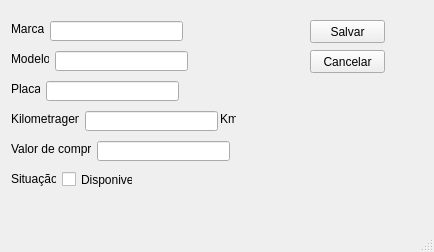
<?xml version="1.0" encoding="UTF-8"?>
<ui version="4.0">
 <class>MainWindowAlterarVeiculo</class>
 <widget class="QMainWindow" name="MainWindowAlterarVeiculo">
  <property name="geometry">
   <rect>
    <x>0</x>
    <y>0</y>
    <width>434</width>
    <height>252</height>
   </rect>
  </property>
  <property name="windowTitle">
   <string>Alterar Veiculo</string>
  </property>
  <widget class="QWidget" name="centralwidget">
   <widget class="QLabel" name="label">
    <property name="geometry">
     <rect>
      <x>11</x>
      <y>21</y>
      <width>33</width>
      <height>16</height>
     </rect>
    </property>
    <property name="text">
     <string>Marca:</string>
    </property>
   </widget>
   <widget class="QLabel" name="label_2">
    <property name="geometry">
     <rect>
      <x>11</x>
      <y>51</y>
      <width>38</width>
      <height>16</height>
     </rect>
    </property>
    <property name="text">
     <string>Modelo:</string>
    </property>
   </widget>
   <widget class="QLabel" name="label_3">
    <property name="geometry">
     <rect>
      <x>11</x>
      <y>81</y>
      <width>29</width>
      <height>16</height>
     </rect>
    </property>
    <property name="text">
     <string>Placa:</string>
    </property>
   </widget>
   <widget class="QLabel" name="label_4">
    <property name="geometry">
     <rect>
      <x>11</x>
      <y>111</y>
      <width>68</width>
      <height>16</height>
     </rect>
    </property>
    <property name="text">
     <string>Kilometragem:</string>
    </property>
   </widget>
   <widget class="QLabel" name="label_5">
    <property name="geometry">
     <rect>
      <x>11</x>
      <y>141</y>
      <width>80</width>
      <height>16</height>
     </rect>
    </property>
    <property name="text">
     <string>Valor de compra:</string>
    </property>
   </widget>
   <widget class="QLabel" name="label_6">
    <property name="geometry">
     <rect>
      <x>11</x>
      <y>171</y>
      <width>45</width>
      <height>16</height>
     </rect>
    </property>
    <property name="text">
     <string>Situação:</string>
    </property>
   </widget>
   <widget class="QLineEdit" name="lineEditMarca">
    <property name="geometry">
     <rect>
      <x>50</x>
      <y>21</y>
      <width>133</width>
      <height>20</height>
     </rect>
    </property>
   </widget>
   <widget class="QLineEdit" name="lineEditModelo">
    <property name="geometry">
     <rect>
      <x>55</x>
      <y>51</y>
      <width>133</width>
      <height>20</height>
     </rect>
    </property>
   </widget>
   <widget class="QLineEdit" name="lineEditPlaca">
    <property name="geometry">
     <rect>
      <x>46</x>
      <y>81</y>
      <width>133</width>
      <height>20</height>
     </rect>
    </property>
   </widget>
   <widget class="QLineEdit" name="lineEditKilometragem">
    <property name="geometry">
     <rect>
      <x>85</x>
      <y>111</y>
      <width>133</width>
      <height>20</height>
     </rect>
    </property>
   </widget>
   <widget class="QLineEdit" name="lineEditValorDeCompra">
    <property name="geometry">
     <rect>
      <x>97</x>
      <y>141</y>
      <width>133</width>
      <height>20</height>
     </rect>
    </property>
   </widget>
   <widget class="QCheckBox" name="checkBoxSituacao">
    <property name="geometry">
     <rect>
      <x>62</x>
      <y>171</y>
      <width>71</width>
      <height>17</height>
     </rect>
    </property>
    <property name="text">
     <string>Disponivel</string>
    </property>
   </widget>
   <widget class="QLabel" name="label_7">
    <property name="geometry">
     <rect>
      <x>220</x>
      <y>111</y>
      <width>16</width>
      <height>16</height>
     </rect>
    </property>
    <property name="text">
     <string>Km</string>
    </property>
   </widget>
   <widget class="QPushButton" name="pushButtonSalvar">
    <property name="geometry">
     <rect>
      <x>310</x>
      <y>20</y>
      <width>75</width>
      <height>23</height>
     </rect>
    </property>
    <property name="text">
     <string>Salvar</string>
    </property>
   </widget>
   <widget class="QPushButton" name="pushButtonCancelar">
    <property name="geometry">
     <rect>
      <x>310</x>
      <y>50</y>
      <width>75</width>
      <height>23</height>
     </rect>
    </property>
    <property name="text">
     <string>Cancelar</string>
    </property>
   </widget>
  </widget>
  <widget class="QMenuBar" name="menubar">
   <property name="geometry">
    <rect>
     <x>0</x>
     <y>0</y>
     <width>434</width>
     <height>21</height>
    </rect>
   </property>
  </widget>
  <widget class="QStatusBar" name="statusbar"/>
 </widget>
 <resources/>
 <connections>
  <connection>
   <sender>pushButtonCancelar</sender>
   <signal>clicked()</signal>
   <receiver>MainWindowAlterarVeiculo</receiver>
   <slot>close()</slot>
   <hints>
    <hint type="sourcelabel">
     <x>325</x>
     <y>82</y>
    </hint>
    <hint type="destinationlabel">
     <x>317</x>
     <y>121</y>
    </hint>
   </hints>
  </connection>
 </connections>
</ui>
